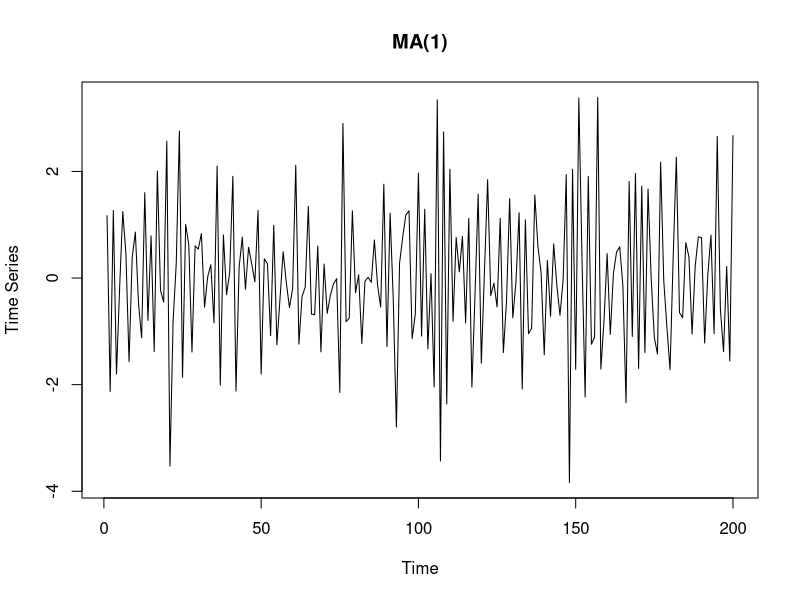
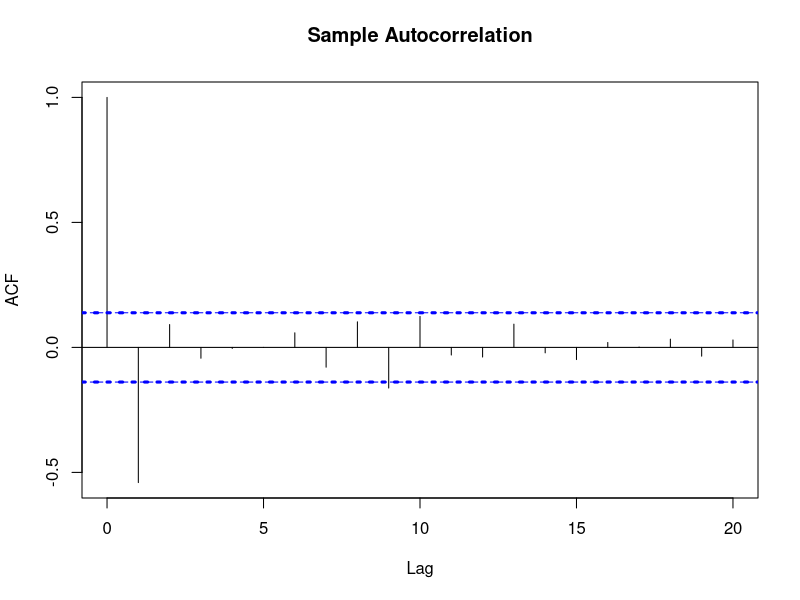
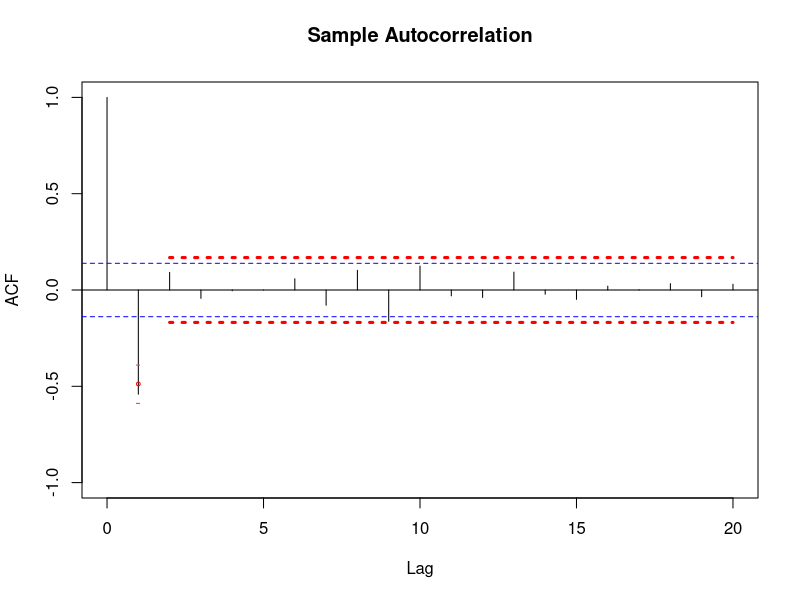

Source code (R) for these figures, in order:
## Sample Autocorrelations of data from an MA(1) process:

# Simulate MA(1) data:
theta = -.8
n = 200
dt = arima.sim(n = n, list(ma = theta))

# Plot simulated data
plot(1:n, dt, type = "l", xlab = "Time", ylab = "Time Series", main = "MA(1)") 

#acf at lag one is given by
rho1 = theta/(1+theta^2)
acf(dt, plot = F)
acf(dt, lag.max = 20,  plot = T, main = "Sample Autocorrelation")

#variance of r1
w11 = 1-3*(rho1^2) + 4*(rho1^4)
w22 = 1+2*(rho1^2)
w12 = 2*rho1*(1-rho1^2)
c(w11, w22, w12)
vr1 = w11/n
vr2 = w22/n
r1r2cor = w12/(sqrt(w11*w22))
#Standard deviations of r1, r2 and their standard deviation under iid noise
c(sqrt(vr1), sqrt(vr2), 1/(sqrt(n)))

# blue lines for iid noise:
abline(h = 1.96/(sqrt(n)),col='blue',lwd=3,lty=3)
abline(h = -1.96/(sqrt(n)),col='blue',lwd=3,lty=3)

# red lines for MA(1), lags > 1
acf(dt, lag.max = 20,  plot = T, main = "Sample Autocorrelation", ylim=c(-1,1))

segments(x0=2,x1=20,y0=1.96*sqrt(vr2),col='red',lwd=3,lty=3)
segments(x0=2,x1=20,y0=-1.96*sqrt(vr2),col='red',lwd=3,lty=3)

points(1,rho1,col='red',cex=.5) 
points(1,rho1+1.96*sqrt(vr1),col=2,pch='-')
points(1,rho1-1.96*sqrt(vr1),col=2,pch='-')
# segments(1.1,rho1+1.96*sqrt(vr1),1.1,rho1-1.96*sqrt(vr1),col=2)

# segments(1.1,rho1+1.96*sqrt(vr1),1.1,rho1-1.96*sqrt(vr1),col=2)

